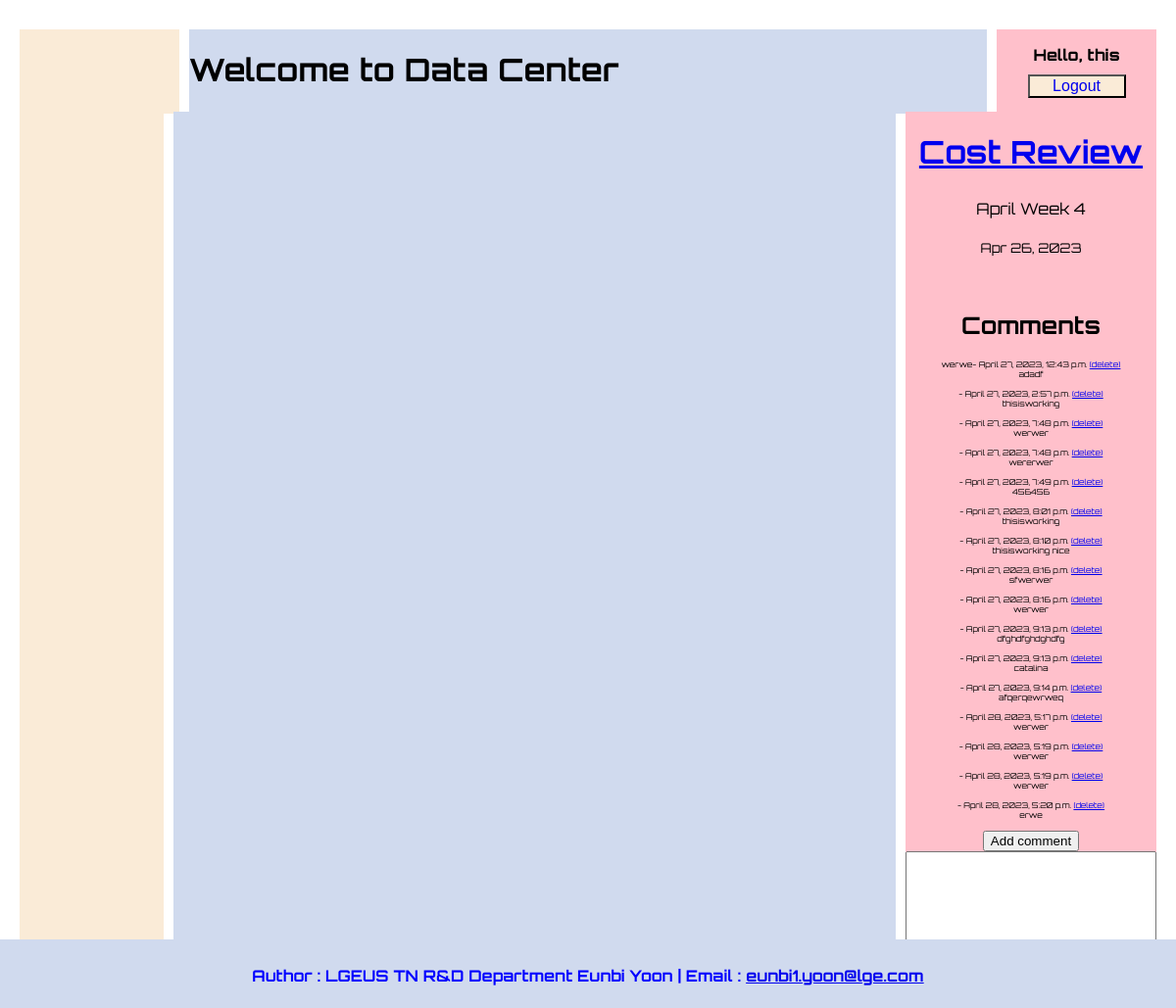
Page /cost-review/1/ (signed in) on the committed database.
### sections/models.py (models this page shows, shortened)
class Post(models.Model):
    category=models.ForeignKey(Category, related_name='post_model', on_delete=models.CASCADE)
    title=models.CharField(max_length=255)
    slug=models.SlugField()
    intro=models.TextField()
    body=models.TextField()
    date_added=models.DateTimeField(auto_now_add=True)

class Comment(models.Model):
    post=models.ForeignKey(Post, related_name='comment_model', on_delete=models.CASCADE)
    name=models.CharField(max_length=255)
    body=models.TextField()
    date_added=models.DateTimeField(auto_now_add=True)

### sections/views.py (the view)
# urls.py: path('<slug:slug>/<int:pk>/', detailView, name='detail_url'),
def detailView(request, slug, pk):
    post=Post.objects.get(slug=slug, pk=pk)
    if request.method=='POST':
        form=CommentForm(request.POST)
        if form.is_valid():
            obj=form.save(commit=False)
            obj.post=post
            obj.save()
            return redirect('detail_url',slug=post.slug, pk=post.pk)
    else:
        form=CommentForm()
    context={
        'post_detail':post,
        'form_detail':form,
        'id':pk
    }
    return render(request,'detail.html', context)

### sections/forms.py
class CommentForm(ModelForm):
    class Meta:
        model=Comment
        fields=['body']

### templates/detail.html (shortened to what this page needs)
{% extends 'base.html' %}
{% block navigator %}
    <div class="detail-category">
        <div class="detail-title">
            <a href="{% url 'category_url' post_detail.category.slug %}"><h1>{{ post_detail.title }}</h1></a>
            {{ post_detail.intro }}
            <small><br/><time>{{ post_detail.date_added|date:"M d, Y" }}</time></small>
        </div>
        <div class="detail-comment">
            <h2>Comments</h2>
            <article style="font-size:0.5rem">
                {% for comment in post_detail.comment_model.all %}
                    {{comment.name}}- {{comment.date_added}}
                    <a href="{& url 'delete_post' post_detail.slug %}">(delete)</a>
                    <br/>{{comment.body}}
                    <br/>
                    <br/>
                {% endfor %}
            </article>
            {% if user.is_authenticated %}
            <form method="post" action=".">
                <input type="submit" value="Add comment">
                {{ form_detail.as_table }}
            </form>
            {% endif %}
        </div>
    </div>
{% endblock %}

### templates/base.html (shortened to what this page needs)
<!doctype html>
<html lang="en">
  <head>
    {% load static %}
    <link rel="stylesheet" href="{% static 'css/style2.css' %}">
  </head>
  <body>
    <div class="top">
      <div class="sidebar"></div>
      <div class="container">
        <div class="user-name">
          <h1 class="typing-demo">
              {% block name %}
              Welcome to Data Center
              {% endblock%}
          </h1>
        </div>
      </div>
      <div class="navigator">
        <div class="user-banner">
          {% if user.is_authenticated %}
            <p>Hello, {{user.username}}
            <button>
                <a href="{% url 'logout_url' %}">Logout</a>
            </button>
          {% else %}
            <p>Login Here
            <button>
                <a href="{% url 'login_url' %}">Login</a>
            </button>
          {% endif %}
          </p>
        </div>
      </div>
    </div>
    <div class="main">
      <div class="sidebar">
      </div>
      <div class="container">
      </div>
      <div class="navigator">
        {% block navigator %}
        {% endblock %}
      </div>
    </div>
    <footer class="footer">
      <h5>
          Author : LGEUS TN R&D Department Eunbi Yoon |  Email :
          <a href = "mailto: eunbi1.yoon@lge.com"> eunbi1.yoon@lge.com</a>
      </h5>
  </footer>
  </body>
</html>

### statics/css/style2.css (style rules this page uses)
body { margin:auto; font-family: 'Orbitron'; }
.top { display: grid; grid-template-columns: 1fr 5fr 1fr; gap:10px; height: 8vh; margin: 30px 20px 20px; }
.main { display: grid; grid-template-columns: 1fr 5fr 1fr; height: 77vh; gap:10px; margin:auto 20px; }
.sidebar { grid-column: 1; background-color:antiquewhite; }
.container { grid-column: 2; background-color:#D0DAEE; }
.navigator { grid-column: 3; background-color:pink; }
.top .navigator p { font-size: 1rem; font-weight: 800; text-align: center; }
.top .navigator .user-banner button { background-color: antiquewhite; margin: 0 10px; width:100px; font-size:1rem; margin-top:10px; }
.top .navigator .user-banner button a { text-decoration: none; }
footer { position:fixed; bottom:0; left:0; width:100%; height: 70px; background-color: #D0DAEE; }
footer h5 { font-size: 1rem; text-align: center; color:blue; }
.detail-category { display: grid; grid-template-rows: 1fr 4fr; text-align: center; }
.detail-category .detail-title { display: grid; grid-row: 1; margin-bottom: 30px; }
.detail-category .detail-comment { display: grid; grid-row: 2; }
textarea { width:250px; }

### rows in the picture
Post: title "Cost Review", intro "April Week 4", date_added "Apr 26, 2023"
Comment: name "werwe", date_added "April 27, 2023, 12:43 p.m.", body "adadf"
Comment: date_added "April 27, 2023, 2:57 p.m.", body "thisisworking"
Comment: date_added "April 27, 2023, 7:48 p.m.", body "werwer"
Comment: date_added "April 27, 2023, 7:48 p.m.", body "wererwer"
Comment: date_added "April 27, 2023, 7:49 p.m.", body "456456"
Comment: date_added "April 27, 2023, 8:01 p.m.", body "thisisworking"
Comment: date_added "April 27, 2023, 8:10 p.m.", body "thisisworking nice"
Comment: date_added "April 27, 2023, 8:16 p.m.", body "sfwerwer"
Comment: date_added "April 27, 2023, 8:16 p.m.", body "werwer"
Comment: date_added "April 27, 2023, 9:13 p.m.", body "dfghdfghdghdfg"
Comment: date_added "April 27, 2023, 9:13 p.m.", body "catalina"
Comment: date_added "April 27, 2023, 9:14 p.m.", body "afqerqewrweq"
Comment: date_added "April 28, 2023, 5:17 p.m.", body "werwer"
Comment: date_added "April 28, 2023, 5:19 p.m.", body "werwer"
Comment: date_added "April 28, 2023, 5:19 p.m.", body "werwer"
Comment: date_added "April 28, 2023, 5:20 p.m.", body "erwe"

### other values in the picture
{{ user.username }} "this"
